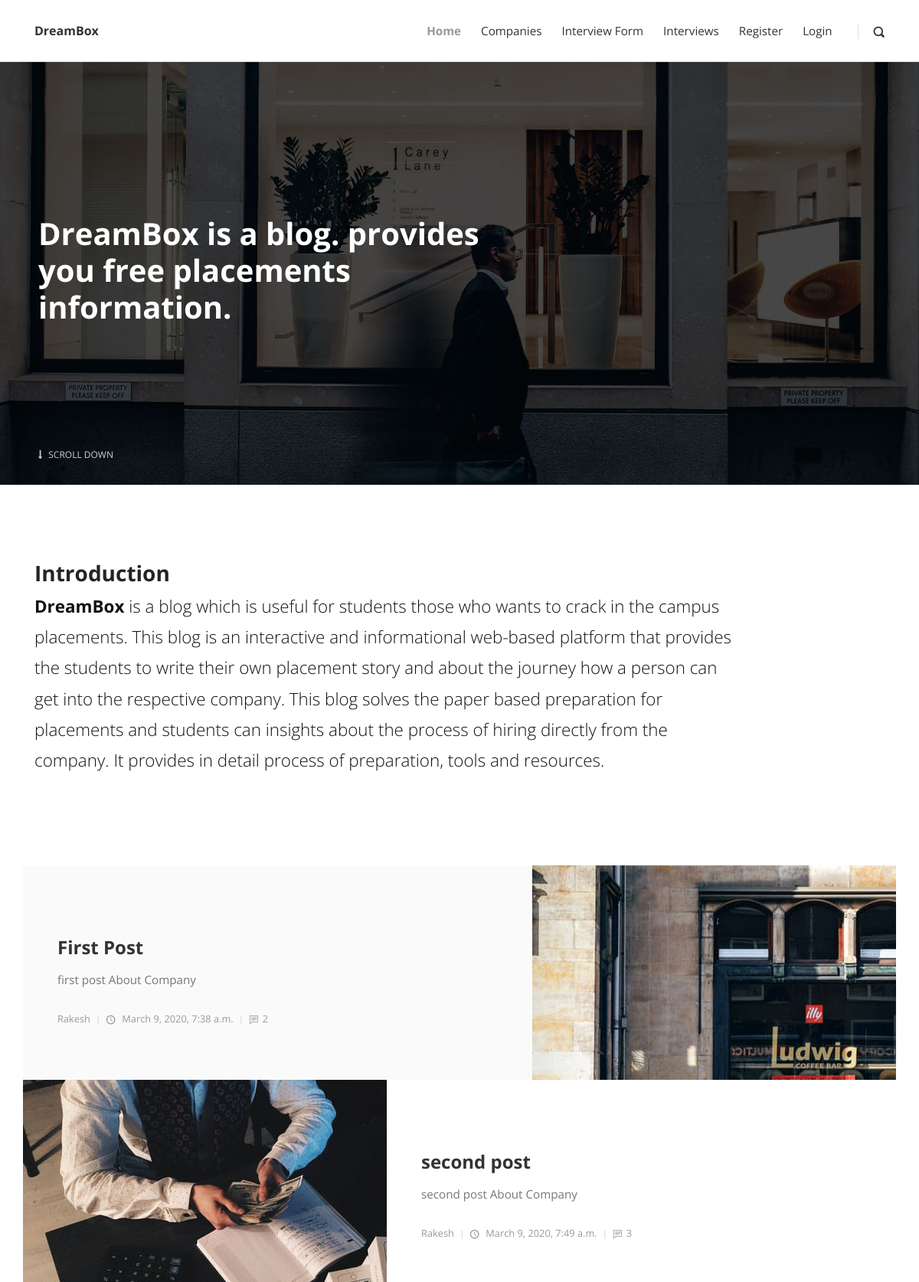
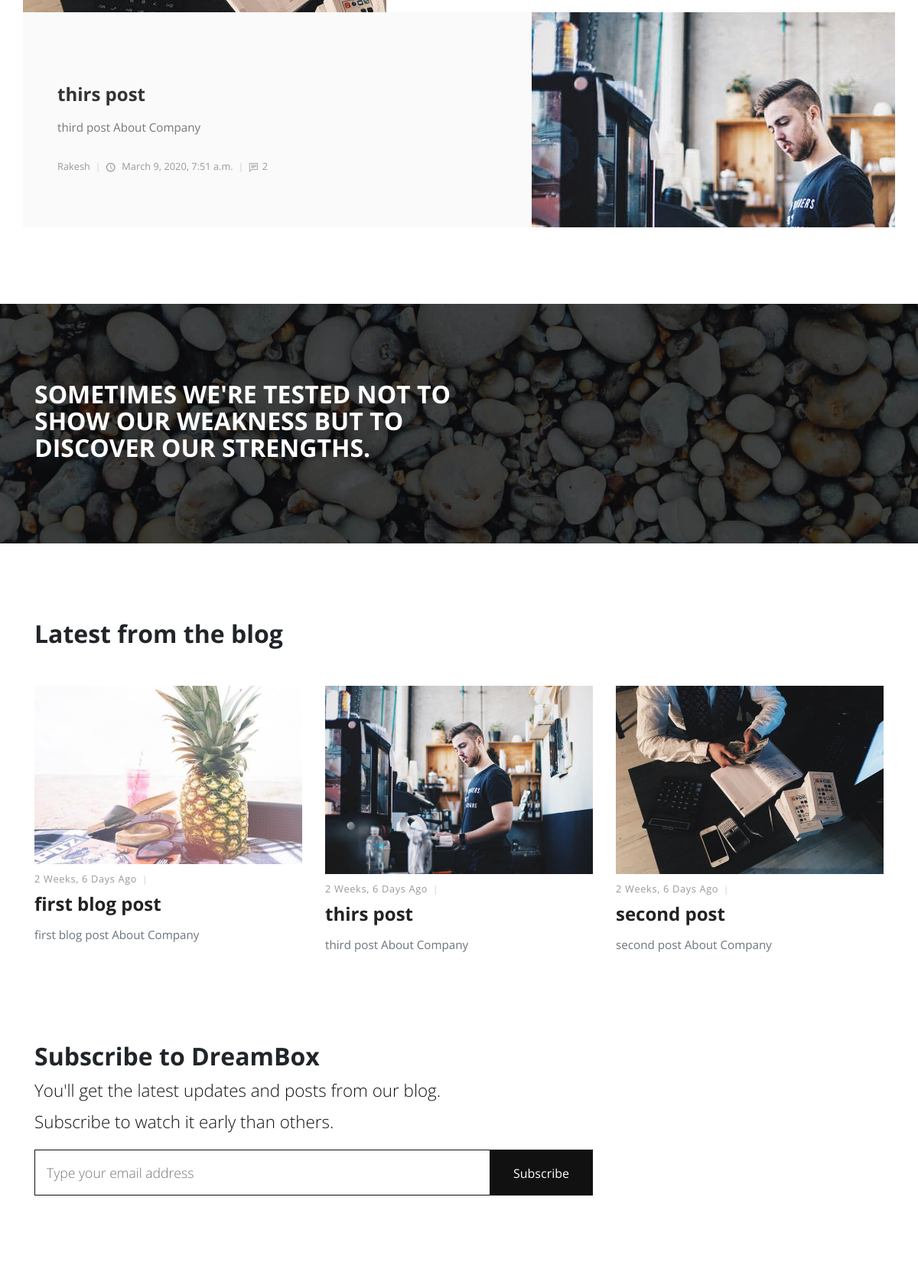
The page / (upper part) on the database its author committed (2 pictures, top to bottom).
### one/models.py (models this page shows, shortened)
class Categoryposts(models.Model):
    title           = models.CharField(max_length=200)
    img             = models.ImageField(upload_to = 'pics')
    category        = models.CharField(max_length=50,default="Technology")
    interview_procedure= models.TextField()
    about           = models.TextField(default="About Company")
    eligibility     = models.TextField(default="Eligibility criteria of company")
    skills          = models.TextField(default="skills required")
    questions       = models.TextField(default="frequently asked questions in the interview")
    date            = models.DateTimeField(auto_now_add=True)
    homepost        = models.BooleanField(default=False)
    blogpost        = models.BooleanField(default=False)
    def get_absolute_url(self):
        return reverse('post-detail', kwargs={
            'id':self.id
        })

### one/views.py (the view)
# urls.py: path('',views.index, name='index'),
def index(request):
    featured = Categoryposts.objects.filter(homepost = True)
    latest = Categoryposts.objects.order_by('-date')[0:3]
    if request.method == "POST":
        email = request.POST["email"]
        new_signup = Signup()
        new_signup.email = email
        new_signup.save()
    context = {
        'cposts': featured,
        'latest': latest
    }
    return render(request,'index.html',context)

### one/templates/index.html (shortened to what this page needs)
{% extends 'base.html' %}
{% load static %}
{% block content %}
<section style="background: url(static/img/hero.jpg); background-size: cover; background-position: center center" class="hero">
	<div class="container">
		<div class="row">
			<div class="col-lg-7">
				<h1>DreamBox is a blog. provides you free placements information.</h1>
			</div>
		</div><a href=".intro" class="continue link-scroll"><i class="fa fa-long-arrow-down"></i> Scroll Down</a>
	</div>
</section>
<section class="intro">
	<div class="container">
		<div class="row">
			<div class="col-lg-10">
				<h2 class="h3">Introduction </h2>
					<p class="text-big"><strong>DreamBox</strong> is a blog which is useful for students those who wants to crack in the campus placements. This blog is an interactive and informational web-based platform that provides the students to write their own placement story and about the journey how a person can get into the respective company. This blog solves the paper based preparation for placements and students can insights about the process of hiring directly from the company. It provides in detail process of preparation, tools and resources.
					</p>
			</div>
		</div>
	</div>
</section>
<section class="featured-posts no-padding-top">
	<div class="container">
		{% for post in cposts %}
		<div class="row d-flex align-items-stretch">
			{% if not forloop.first and not forloop.last %}
			<div class="image col-lg-5">
				<a href="{{post.get_absolute_url}}">
					<img src="{{post.img.url}}" alt="...">
				</a>
			</div>
			{% endif %}
			<div class="text col-lg-7">
				<div class="text-inner d-flex align-items-center">
					<div class="content">
						<header class="post-header">
							<div class="category">
							</div>
							<a href="{{post.get_absolute_url}}">
								<h2 class="h4">{{post.title}}</h2>
							</a>
						</header>
						<p>{{post.about}}</p>
						<footer class="post-footer d-flex align-items-center"><a href="#" class="author d-flex align-items-center flex-wrap">
								<div class="title"><span>Rakesh</span></div>
							</a>
							<div class="date"><i class="icon-clock"></i> {{post.date}}</div>
							<div class="comments"><i class="icon-comment"></i>{{post.comments.count}}</div>
						</footer>
					</div>
				</div>
			</div>
			{% if forloop.first or forloop.last %}
			<div class="image col-lg-5">
				<a href="{{post.get_absolute_url}}">
					<img src="{{post.img.url}}" alt="...">
				</a>
			</div>
			{% endif %}
		</div>
		{% endfor %}
	</div>
</section>
<section style="background: url(static/img/divider-bg.jpg); background-size: cover; background-position: center bottom" class="divider">
	<div class="container">
		<div class="row">
			<div class="col-md-7">
				<h2>SOMETIMES WE'RE TESTED NOT TO SHOW OUR WEAKNESS BUT TO DISCOVER OUR STRENGTHS.</h2>
			</div>
		</div>
	</div>
</section>
<section class="latest-posts">
	<div class="container">
		<header>
			<h2>Latest from the blog</h2>
		</header>
		<div class="row">
			{% for obj in latest %}
			<div class="post col-md-4">
				<div class="post-thumbnail">
					<a href="{{obj.get_absolute_url}}">
						<img src="{{obj.img.url}}" alt="..." class="img-fluid">
					</a>
				</div>
				<div class="post-details">
					<div class="post-meta d-flex justify-content-between">
						<div class="date">{{obj.date|timesince}} ago</div>
					</div>
					<a href="{{obj.get_absolute_url}}">
						<h3 class="h4">{{obj.title}}</h3>
					</a>
					<p class="text-muted">{{obj.about}}</p>
				</div>
			</div>
			{% endfor %}
		</div>
	</div>
</section>
<section class="newsletter no-padding-top">
	<div class="container">
		<div class="row">
			<div class="col-md-6">
				<h2>Subscribe to DreamBox</h2>
				<p class="text-big">You'll get the latest updates and posts from our blog. Subscribe to watch it early than others.</p>
			</div>
			<div class="col-md-8">
				<div class="form-holder">
					<form action="." method="POST">
						<div class="form-group">
							<input type="email" name="email" id="email" placeholder="Type your email address">
							<button type="submit" class="submit">Subscribe</button>
						</div>
					</form>
				</div>
			</div>
		</div>
	</div>
</section>
{% endblock content %}

### one/static/css/style.default.css (style rules this page uses)
body { overflow-x: hidden; }
strong { font-weight: 700; }
a, i, span { display: inline-block; text-decoration: none; -webkit-transition: all 0.3s; transition: all 0.3s; }
a i { -webkit-transition: none; transition: none; }
section { padding: 100px 0; overflow-x: hidden; }
button, input { outline: none !important; font-family: "Open Sans", sans-serif; }
button { cursor: pointer; }
i[class*="icon-"] { -webkit-transform: translateY(3px); transform: translateY(3px); }
.no-padding-top { padding-top: 0 !important; }
h1, h2, h3, h4, h5, h6 { margin-bottom: 15px; }
.text-big { font-size: 1.4em; font-weight: 300; line-height: 1.8em; color: #111; }
section.hero { padding: 0; color: #fff; }
section.hero .container { padding: 200px 20px; position: relative; }
section.hero h1 { line-height: 1.2em; }
section.hero .continue { position: absolute; bottom: 30px; left: 20px; text-decoration: none !important; color: inherit !important; text-transform: uppercase; font-size: 0.75em; opacity: 0.8; }
section.hero .continue i { margin-right: 5px; }
section.featured-posts .row:nth-of-type(odd) .text { background: #fafafa; }
section.featured-posts .row:last-of-type { margin-bottom: 0; }
section.featured-posts p { font-weight: 400; color: #777; font-size: 0.95em; }
section.featured-posts .text-inner { padding: 70px 30px; height: 100%; -webkit-transition: all 0.3s; transition: all 0.3s; }
section.featured-posts a { color: inherit; text-decoration: none; }
section.featured-posts h2 { line-height: 1.1em; color: #333; -webkit-transition: all 0.3s; transition: all 0.3s; }
section.featured-posts .title, section.featured-posts .date, section.featured-posts .comments { font-size: 0.8em; font-weight: 400; color: #999; }
section.featured-posts .title i, section.featured-posts .date i, section.featured-posts .comments i { margin-right: 5px; }
section.featured-posts .title::after, section.featured-posts .date::after, section.featured-posts .comments::after { content: '|'; display: inline-block; margin: 0 7px; font-size: 0.9em; color: #ccc; }
section.featured-posts .comments::after { display: none; }
section.featured-posts .image { max-height: 200px; width: auto; overflow: hidden; padding: 0; }
section.featured-posts .image img { height: 100%; }
section.featured-posts .post-header { margin-bottom: 10px; }
section.featured-posts .post-footer { margin-top: 30px; }
section.divider { color: #fff; }
section.latest-posts header { margin-bottom: 50px; }
.post-meta { margin: 10px 0; font-size: 0.8em; }
.post-meta .date { text-transform: uppercase; font-weight: 400; }
.post-meta .date::after { display: none; }
.post p:not(.lead) { font-weight: 400; color: #777; font-size: 0.95em; }
.post a { text-decoration: none; }
.post h3 { line-height: 1.1em; color: #222; -webkit-transition: all 0.3s; transition: all 0.3s; margin-bottom: 1rem; }
.post .date { letter-spacing: 0.05em; font-weight: 400; text-transform: uppercase; color: #aaa; }
.post .title, .post .date, .post .comments, .post .views { font-weight: 400; color: #999; text-transform: capitalize; }
.post .title::after, .post .date::after, .post .comments::after, .post .views::after { content: '|'; display: inline-block; margin: 0 7px; font-size: 0.9em; color: #ccc; }
section.newsletter .form-group { position: relative; }
section.newsletter input { width: 100%; height: 60px; line-height: 60px; padding: 0 15px; border: 1px solid #111; font-size: 1.1em; font-family: "Open Sans", sans-serif; font-weight: 300; }
section.newsletter .submit { height: 60px; padding: 0 30px; line-height: 60px; background: #111; border: 1px solid #111; color: #fff; position: absolute; top: 0; right: 0; font-family: "Open Sans", sans-serif; }
body { font-family: "Open Sans", sans-serif; font-size: 1rem; font-weight: normal; line-height: 1.5; color: #212529; background-color: #fff; }
a { color: #999; text-decoration: none; }
h1, h2, h3, h4, h5, h6, .h1, .h2, .h3, .h4, .h5, .h6 { margin-bottom: 0.5rem; font-family: inherit; font-weight: 700; line-height: 1.1; color: inherit; }
h1, .h1 { font-size: 2.5rem; }
h2, .h2 { font-size: 2rem; }
h3, .h3 { font-size: 1.75rem; }
h4, .h4 { font-size: 1.5rem; }

### rows shown on the page
Categoryposts: title "First Post", about "first post About Company", date "March 9, 2020, 7:38 a.m.", comments.count "2", img (picture)
Categoryposts: img (picture), title "second post", about "second post About Company", date "March 9, 2020, 7:49 a.m.", comments.count "3", date "2 Weeks, 6 Days"
Categoryposts: title "thirs post", about "third post About Company", date "March 9, 2020, 7:51 a.m.", comments.count "2", img (picture), date "2 Weeks, 6 Days"
Categoryposts: img (picture), date "2 Weeks, 6 Days", title "first blog post", about "first blog post About Company"
